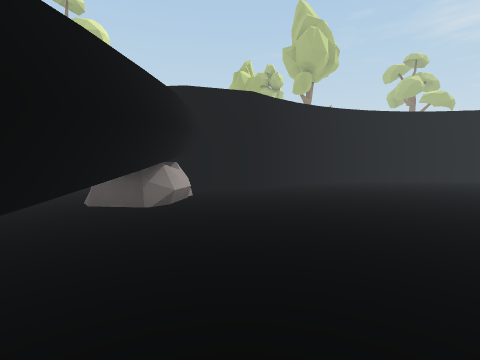
view 1 (above)

16 first-person views from a walk through a scene from a Unity 3-D project. The camera is 1.5 m above the floor, tilts 4° down and sees 85° across. The floor is counted in squares, 2 m on a side. Each view is taken from the middle of a square. On the plan, view 1 faces up. The plan holds only what a view shows up to about 9 squares ahead; the rest is blank. The place goes on beyond the plan. The player is left out. Some surface patterns are stand-ins.

view 2
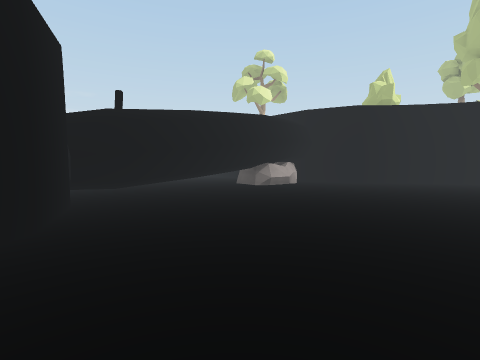

view 3
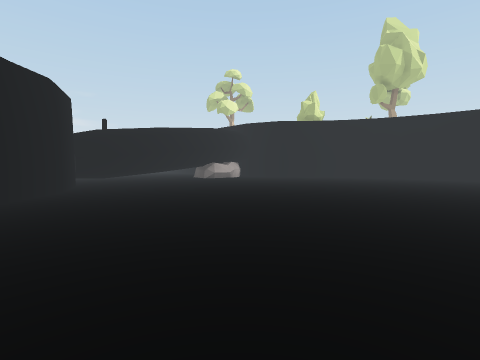

view 4
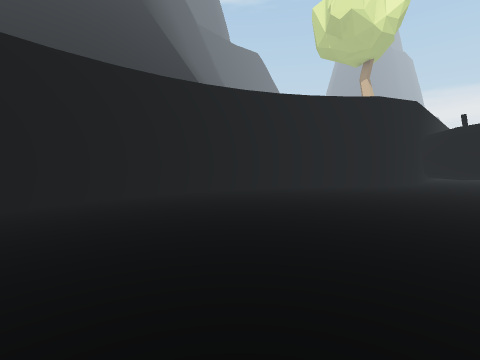

view 5
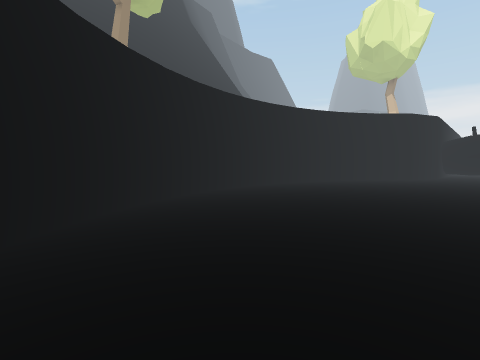

view 6
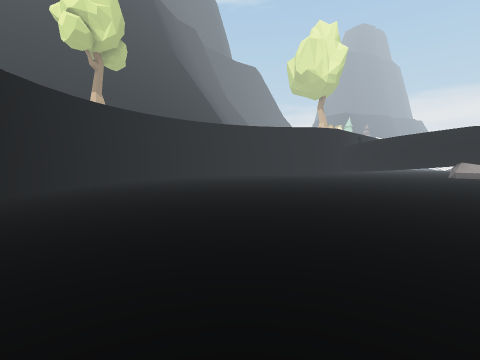

view 7
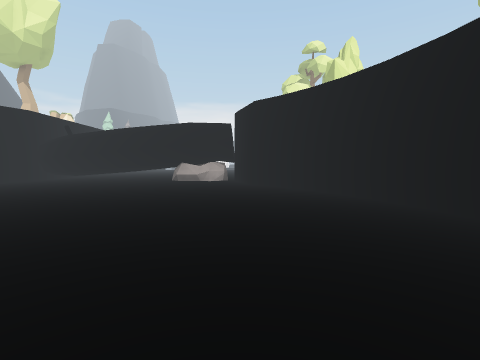

view 8
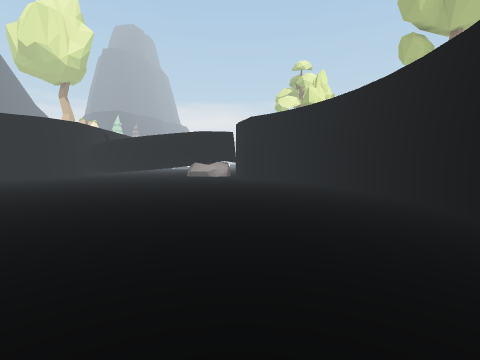

view 9
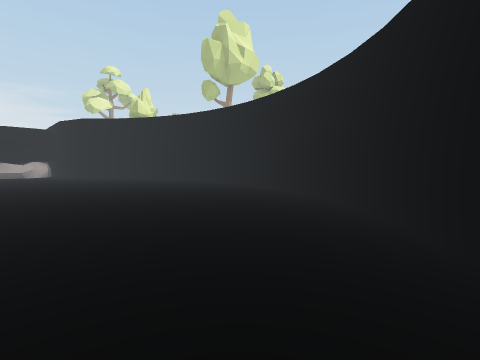

view 10
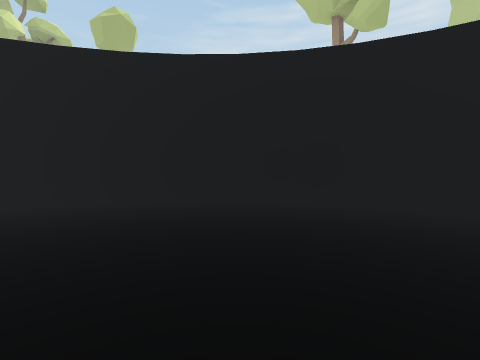

view 11
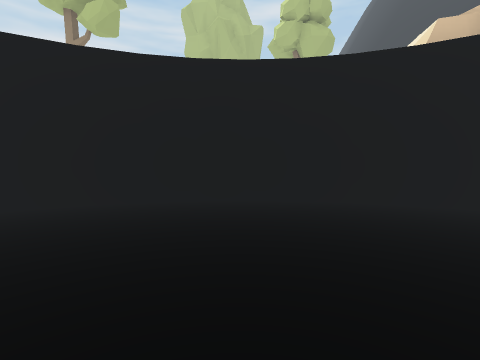

view 12
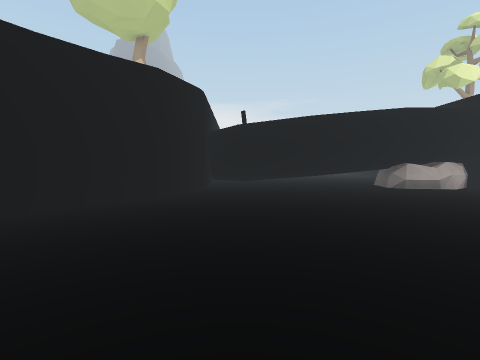

view 13
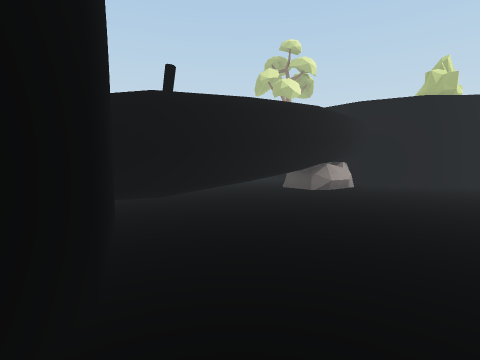

view 14
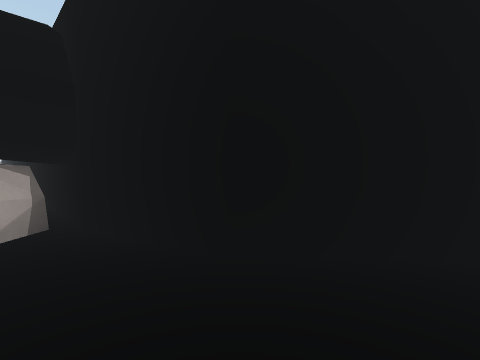

view 15
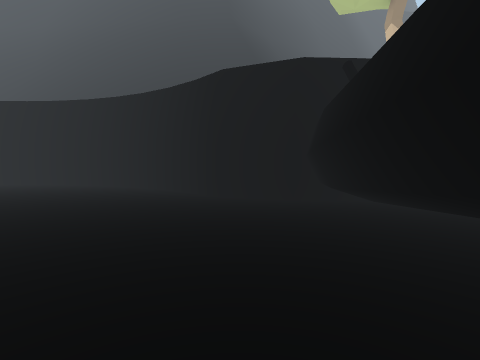

view 16
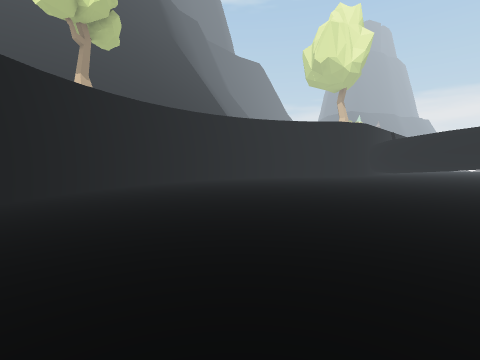

### Floor plan
Points are (right, up) in squares from view 1. A wall is a line through its corners. A room is listed if a view was taken in it or the views show most of it. See-through windows are left out.
Room 1 (views 1, 2, 3, 4, 5, 6, 7, 8, 9, 10, 11, 12, 13, 14, 15, 16)
walls: (10.1, 9.6) (9, 10); (9.1, 10) (8, 10.2); (11, 9.2) (10, 9.7); (8.1, 10.2) (6.8, 10.2); (7, 10.2) (5.8, 10.2); (11.9, 8.6) (10.9, 9.3); (12.7, 8) (11.8, 8.7); (5.9, 10.2) (4.8, 10); (13.4, 7.3) (12.6, 8.1); (4.9, 10) (3.8, 9.7); (14, 6.5) (13.3, 7.4); (3.9, 9.7) (2.9, 9.2); (14.4, 5.7) (13.9, 6.6); (3, 9.3) (2, 8.7); (14.7, 4.7) (14.3, 5.8); (2.1, 8.7) (1.2, 8); (14.9, 3.8) (14.7, 4.9); (15, 2.8) (14.9, 3.9); (1.3, 8.2) (0.5, 7.4) (-1.2, 6.8) (-4.6, 6.8); (14.9, 1.9) (15, 2.9); (14.7, 0.9) (14.9, 2); (14.4, 0) (14.7, 1.1); (14, -0.7) (14.4, 0.2); (12.6, -2.4) (13.3, -1.6) (13.7, -1); (11.8, -3) (12.6, -2.3); (10.9, -3.5) (11.9, -2.9); (9.9, -3.9) (11, -3.5); (-1.2, 4.3) (-1.2, 0); (9, -4.2) (10.1, -3.9); (7.9, -4.4) (9.1, -4.2); (6.8, -4.5) (8.1, -4.4); (5.8, -4.4) (7, -4.5); (4.7, -4.2) (6, -4.4); (3.8, -3.9) (4.9, -4.2); (2.8, -3.4) (4, -3.9); (1.2, -2.2) (2, -2.9) (2.9, -3.5); (-1.2, 0.2) (-1.3, -0.8) (0.5, -1.6) (1.3, -2.4)
ways out: opening at (5, -5)
objects: other object (-1, 5)

Positions as (right, up) in squares from view 1, and headings:
1: (0, 0), facing up
2: (4, -2), facing up-left
3: (8, -3), facing up-left
4: (9, 1), facing down-left
5: (13, 1), facing down-left
6: (14, 6), facing down-left
7: (9, 7), facing left
8: (12, 7), facing left
9: (14, 4), facing up-left
10: (10, 4), facing up-right
11: (10, 3), facing right
12: (6, 0), facing left
13: (2, -2), facing up-left
14: (2, 6), facing up-left
15: (0, 4), facing down
16: (13, 4), facing down-left
